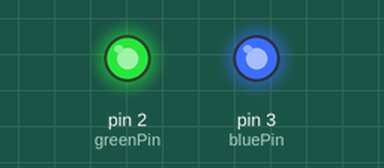
Recording of a sketch running on a simulated Arduino Uno, built with avr-gcc and run on an emulated ATmega328P. On the bench: output pins drawn as LEDs (lit = HIGH). Pins used as bus, display or sensor lines are not drawn.

Above: at 0.1 s.
Timing chart, 0 to 1.6 s (numbered marks = the images above):
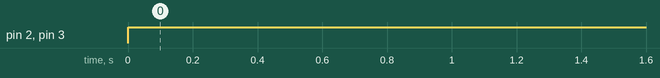

Measured:
- by itself, pin 2 (greenPin), pin 3 (bluePin): LOW → HIGH at 0.00 s

The sketch:

sketch.ino
```cpp
int redPin = 1;
int greenPin = 2;
int bluePin = 3;

void setup() {
  pinMode(redPin, OUTPUT);
  pinMode(greenPin, OUTPUT);
  pinMode(bluePin, OUTPUT);
  Serial.begin(9600);
}

void loop() {
  digitalWrite(redPin, HIGH);
  digitalWrite(greenPin, HIGH);
  digitalWrite(bluePin, HIGH);
  delay(500);
}
```
